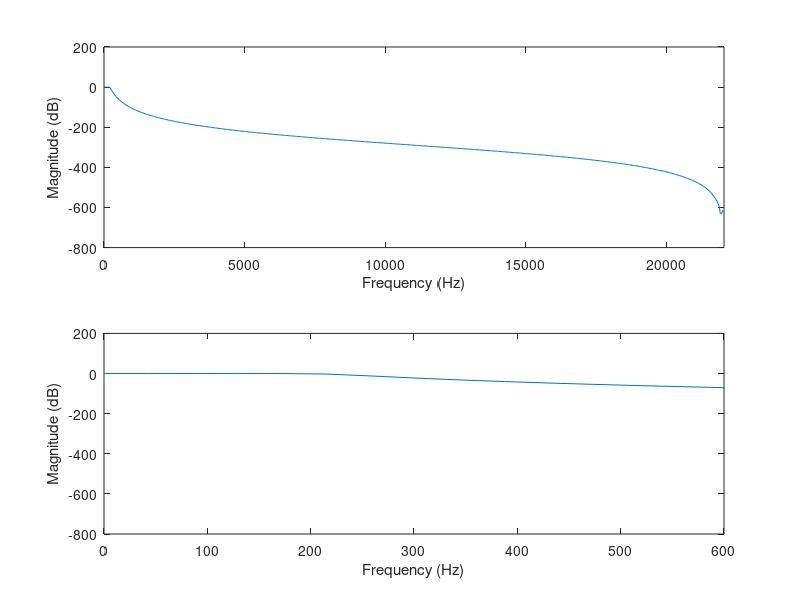
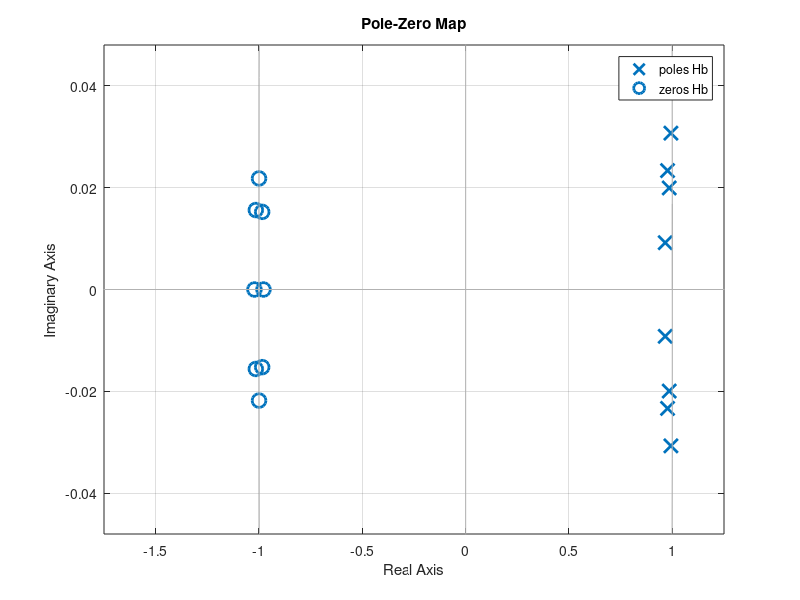

MATLAB code for these plots, in order:
%% Initialize parameters - DON'T EDIT
Fs = 44100; Ts = 1/Fs;

%% Place your code here
wp = 2*200/Fs; % Pass-band edge frequency
ws = 2*400/Fs; % Stop-band edge frequency

rp = 1;  % Maximum pass band ripple 1dB
rs = 40;   % Minimum stop band attenuation 40 dB

%  Set bL and aL as coefficients of your filter

[N,wc] = buttord(wp,ws,rp,rs); % Getting the cutoff frequency and order of the filter values
[bL,aL] = butter(N,wc); % Getting the filter coefficients

% Plot the frequency response in 2 subplots
% Subplot 1 - Plot the frequency between [0 - Fs/2] Hz.
% Subplot 2 - Plot the frequency between [0 - 600] Hz (Zoomed version).
% x axes are in terms of Hz.
% y axes are in terms of dBs.

figure(1)
subplot(2,1,1)
[h,w]=freqz(bL,aL); % Getting the frequency and magnitude values from frequency analysis
plot(w/(2*pi*Ts),mag2db(abs(h))); % Plotting the magnitude response
xlabel('Frequency (Hz)'); ylabel('Magnitude (dB)');
xlim([0,22050]); % Plotting for frequencies between 0-22050

subplot(2,1,2)
[h,w]=freqz(bL,aL); % Getting the frequency and magnitude values from frequency analysis
plot(w/(2*pi*Ts),mag2db(abs(h))); % Plotting the magnitude response
xlabel('Frequency (Hz)'); ylabel('Magnitude (dB)');
xlim([0,600]); % Plotting for frequencies between 0-600

% Find the transfer function of the filter.
% Plot the pole-zero map of the filter.

Ts = 1; % Sampling period
Hb = tf(bL, aL, Ts); % Creating the transfer function with coefficient values and the sampling constant

figure (2)
pzmap(Hb); % Getting the pole-zero map of the filter

% End of your code

%% Print the coefficients and save the results - DON'T EDIT
clc
for k = 1:N+1
    fprintf('a(%d) = %8.6g, \t b(%d) = %8.6g \n', k-1, aL(k),k-1, bL(k));
end

% Clear needless variables and save the filter
clearvars -except bL aL
save low_pass_coefficients;